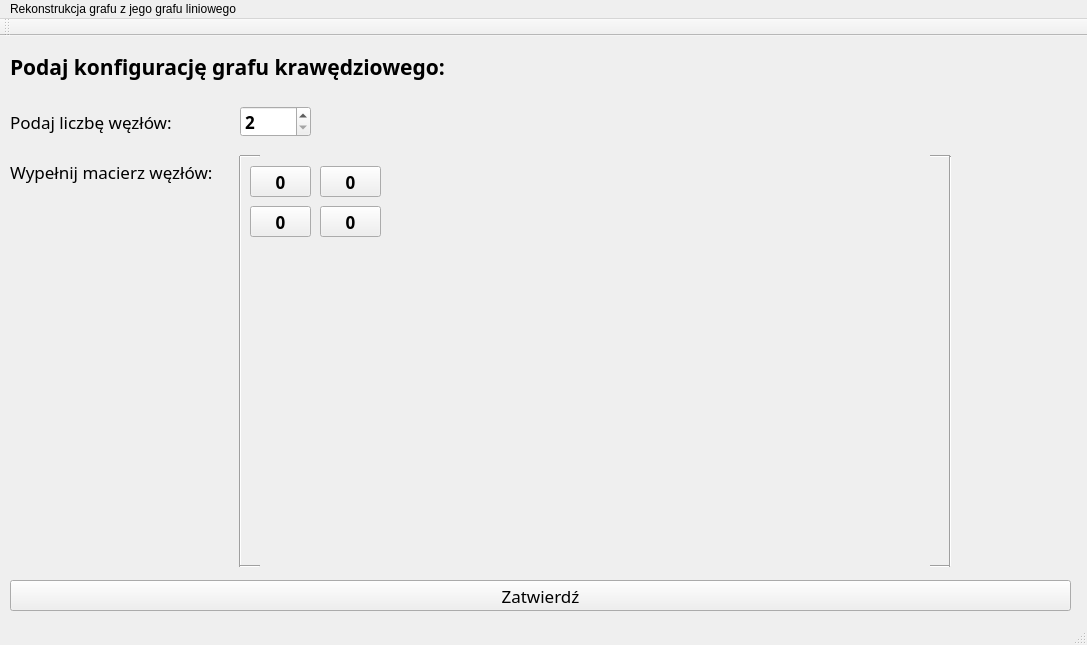
<?xml version="1.0" encoding="UTF-8"?>
<ui version="4.0">
 <class>MainWindow</class>
 <widget class="QMainWindow" name="MainWindow">
  <property name="geometry">
   <rect>
    <x>0</x>
    <y>0</y>
    <width>1087</width>
    <height>645</height>
   </rect>
  </property>
  <property name="windowTitle">
   <string>MainWindow</string>
  </property>
  <widget class="QWidget" name="centralWidget">
   <widget class="QLabel" name="label">
    <property name="geometry">
     <rect>
      <x>10</x>
      <y>10</y>
      <width>511</width>
      <height>41</height>
     </rect>
    </property>
    <property name="minimumSize">
     <size>
      <width>60</width>
      <height>35</height>
     </size>
    </property>
    <property name="font">
     <font>
      <family>Waree</family>
      <pointsize>16</pointsize>
      <weight>75</weight>
      <italic>false</italic>
      <bold>true</bold>
     </font>
    </property>
    <property name="text">
     <string>Podaj konfigurację grafu krawędziowego:</string>
    </property>
   </widget>
   <widget class="QLabel" name="label_2">
    <property name="geometry">
     <rect>
      <x>10</x>
      <y>70</y>
      <width>221</width>
      <height>31</height>
     </rect>
    </property>
    <property name="font">
     <font>
      <family>Waree</family>
      <pointsize>13</pointsize>
      <weight>50</weight>
      <bold>false</bold>
     </font>
    </property>
    <property name="text">
     <string>Podaj liczbę węzłów:</string>
    </property>
   </widget>
   <widget class="QSpinBox" name="spinBox">
    <property name="geometry">
     <rect>
      <x>240</x>
      <y>70</y>
      <width>71</width>
      <height>31</height>
     </rect>
    </property>
    <property name="font">
     <font>
      <family>Waree</family>
      <pointsize>13</pointsize>
      <weight>75</weight>
      <bold>true</bold>
     </font>
    </property>
    <property name="minimum">
     <number>2</number>
    </property>
    <property name="maximum">
     <number>10</number>
    </property>
   </widget>
   <widget class="QLabel" name="label_3">
    <property name="geometry">
     <rect>
      <x>10</x>
      <y>120</y>
      <width>221</width>
      <height>31</height>
     </rect>
    </property>
    <property name="font">
     <font>
      <family>Waree</family>
      <pointsize>13</pointsize>
     </font>
    </property>
    <property name="text">
     <string>Wypełnij macierz węzłów:</string>
    </property>
   </widget>
   <widget class="QPushButton" name="pushButton_10">
    <property name="geometry">
     <rect>
      <x>250</x>
      <y>170</y>
      <width>61</width>
      <height>31</height>
     </rect>
    </property>
    <property name="font">
     <font>
      <family>Waree</family>
      <pointsize>13</pointsize>
      <weight>75</weight>
      <bold>true</bold>
     </font>
    </property>
    <property name="text">
     <string>0</string>
    </property>
   </widget>
   <widget class="QPushButton" name="pushButton_01">
    <property name="geometry">
     <rect>
      <x>320</x>
      <y>130</y>
      <width>61</width>
      <height>31</height>
     </rect>
    </property>
    <property name="font">
     <font>
      <family>Waree</family>
      <pointsize>13</pointsize>
      <weight>75</weight>
      <bold>true</bold>
     </font>
    </property>
    <property name="text">
     <string>0</string>
    </property>
   </widget>
   <widget class="QPushButton" name="pushButton_11">
    <property name="geometry">
     <rect>
      <x>320</x>
      <y>170</y>
      <width>61</width>
      <height>31</height>
     </rect>
    </property>
    <property name="font">
     <font>
      <family>Waree</family>
      <pointsize>13</pointsize>
      <weight>75</weight>
      <bold>true</bold>
     </font>
    </property>
    <property name="text">
     <string>0</string>
    </property>
   </widget>
   <widget class="QPushButton" name="pushButton_00">
    <property name="geometry">
     <rect>
      <x>250</x>
      <y>130</y>
      <width>61</width>
      <height>31</height>
     </rect>
    </property>
    <property name="font">
     <font>
      <family>Waree</family>
      <pointsize>13</pointsize>
      <weight>75</weight>
      <bold>true</bold>
     </font>
    </property>
    <property name="text">
     <string>0</string>
    </property>
   </widget>
   <widget class="QPushButton" name="pushButton_101">
    <property name="geometry">
     <rect>
      <x>10</x>
      <y>544</y>
      <width>1061</width>
      <height>31</height>
     </rect>
    </property>
    <property name="font">
     <font>
      <family>Waree</family>
      <pointsize>13</pointsize>
     </font>
    </property>
    <property name="text">
     <string>Zatwierdź</string>
    </property>
   </widget>
   <widget class="Line" name="line">
    <property name="geometry">
     <rect>
      <x>230</x>
      <y>120</y>
      <width>20</width>
      <height>411</height>
     </rect>
    </property>
    <property name="orientation">
     <enum>Qt::Vertical</enum>
    </property>
   </widget>
   <widget class="Line" name="line_2">
    <property name="geometry">
     <rect>
      <x>940</x>
      <y>120</y>
      <width>20</width>
      <height>411</height>
     </rect>
    </property>
    <property name="orientation">
     <enum>Qt::Vertical</enum>
    </property>
   </widget>
   <widget class="Line" name="line_3">
    <property name="geometry">
     <rect>
      <x>240</x>
      <y>110</y>
      <width>20</width>
      <height>20</height>
     </rect>
    </property>
    <property name="orientation">
     <enum>Qt::Horizontal</enum>
    </property>
   </widget>
   <widget class="Line" name="line_4">
    <property name="geometry">
     <rect>
      <x>240</x>
      <y>520</y>
      <width>20</width>
      <height>20</height>
     </rect>
    </property>
    <property name="orientation">
     <enum>Qt::Horizontal</enum>
    </property>
   </widget>
   <widget class="Line" name="line_5">
    <property name="geometry">
     <rect>
      <x>930</x>
      <y>110</y>
      <width>20</width>
      <height>20</height>
     </rect>
    </property>
    <property name="orientation">
     <enum>Qt::Horizontal</enum>
    </property>
   </widget>
   <widget class="Line" name="line_6">
    <property name="geometry">
     <rect>
      <x>930</x>
      <y>520</y>
      <width>20</width>
      <height>20</height>
     </rect>
    </property>
    <property name="orientation">
     <enum>Qt::Horizontal</enum>
    </property>
   </widget>
  </widget>
  <widget class="QMenuBar" name="menuBar">
   <property name="geometry">
    <rect>
     <x>0</x>
     <y>0</y>
     <width>1087</width>
     <height>22</height>
    </rect>
   </property>
   <widget class="QMenu" name="menuRekonstrukcja_grafu_z_jego_grafu_liniowego">
    <property name="title">
     <string>Rekonstrukcja grafu z jego grafu liniowego</string>
    </property>
   </widget>
   <addaction name="menuRekonstrukcja_grafu_z_jego_grafu_liniowego"/>
  </widget>
  <widget class="QToolBar" name="mainToolBar">
   <attribute name="toolBarArea">
    <enum>TopToolBarArea</enum>
   </attribute>
   <attribute name="toolBarBreak">
    <bool>false</bool>
   </attribute>
  </widget>
  <widget class="QStatusBar" name="statusBar"/>
 </widget>
 <layoutdefault spacing="6" margin="11"/>
 <resources/>
 <connections/>
</ui>
